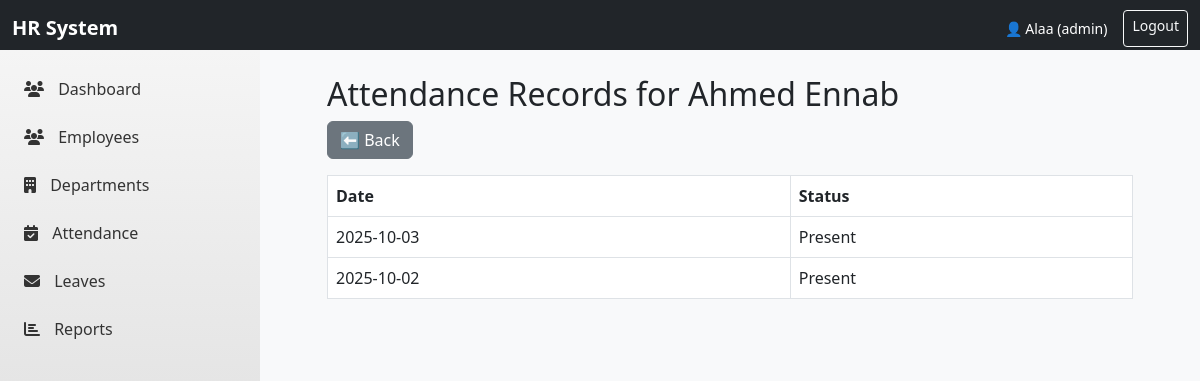
The app's page /attendance/attendance_records.php?employee_id=12 (signed in) with its own data.
### tables this page shows
CREATE TABLE `employees` (
  `id` int(11) NOT NULL,
  `name` varchar(100) NOT NULL,
  `email` varchar(100) NOT NULL,
  `department` varchar(100) DEFAULT NULL,
  `phone` varchar(20) DEFAULT NULL,
  `department_id` int(11) DEFAULT NULL,
  `basic_salary` decimal(10,2) DEFAULT 0.00,
  `hire_date` date DEFAULT NULL,
  `created_at` timestamp NOT NULL DEFAULT current_timestamp()
);

CREATE TABLE `attendance` (
  `id` int(11) NOT NULL,
  `employee_id` int(11) NOT NULL,
  `date` date NOT NULL,
  `status` enum('Present','Absent') NOT NULL,
  `created_at` timestamp NOT NULL DEFAULT current_timestamp()
);

### attendance/attendance_records.php (the view, shortened to what this page needs)
<?php
include "../side_nav_bar.php";
$conn = (new Database())->connect();
$employee_id = $_GET['employee_id'] ?? 0;
$stmt = $conn->prepare("SELECT name FROM employees WHERE id=?");
$stmt->bind_param("i", $employee_id);
$stmt->execute();
$employee = $stmt->get_result()->fetch_assoc();
$stmt = $conn->prepare("SELECT date, status FROM attendance WHERE employee_id=? ORDER BY date DESC");
$stmt->bind_param("i", $employee_id);
$stmt->execute();
$records = $stmt->get_result();
?>
<!DOCTYPE html>
<html>
<head>
    <link rel="stylesheet" href="https://cdn.jsdelivr.net/npm/bootstrap@5.3.0/dist/css/bootstrap.min.css">
</head>
<body class="bg-light">
<div class="container mt-5">
      <div class="content">
    <h2>Attendance Records for <?= $employee['name'] ?></h2>
    <a href="attendance.php" class="btn btn-secondary mb-3">⬅ Back</a>
    <table class="table table-bordered">
        <tr>
            <th>Date</th><th>Status</th>
        </tr>
        <?php while($row = $records->fetch_assoc()): ?>
        <tr>
            <td><?= $row['date'] ?></td>
            <td><?= $row['status'] ?></td>
        </tr>
        <?php endwhile; ?>
    </table>
        </div>
    </div>
</body>
</html>

### side_nav_bar.php (style rules this page uses)
body { font-family: 'Segoe UI', Tahoma, Geneva, Verdana, sans-serif; margin: 0; padding: 0; }

### attendance/attendance_records.php (style rules this page uses)
.content { margin-left: 260px; padding: 25px; margin-top: 50px; }

### records on screen
employees: name "Ahmed Ennab"
attendance: date "2025-10-03", status "Present"
attendance: date "2025-10-02", status "Present"

### other values on screen
$_SESSION['username'] "Alaa"
$_SESSION['role'] "admin"
